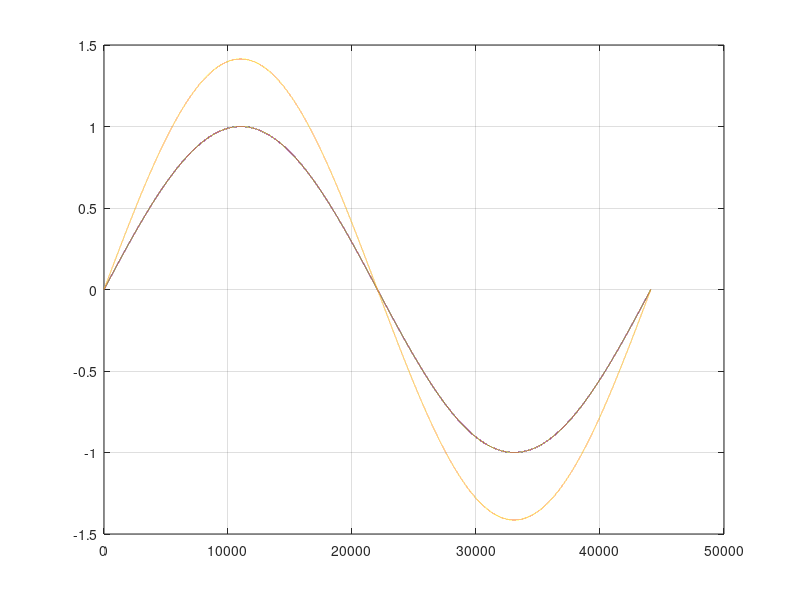

Source code (MATLAB):
clc , clear all , close all
%%
% Normalizacion RMS 
% se escala el volumen de la senal, d emanera que el rms de la sena de
% salida satisface ciertos criterios, d emanera que determinan el factor
% lineal de escalamiento de la senal de entrada

fs = 44100; Ts = 1 / fs ; tiempoSignal = 1 ; t = Ts : Ts : tiempoSignal;
t = t(:); frec = 1;

signal = sin(2 * pi * frec * t); plot(signal) ; grid on ; hold on ;


% calculo del rms (1)
sigCuad = signal .^2; 
meanSquareC = mean(sigCuad);
rootMeanSquare = sqrt(meanSquareC)


% encontrar en dB (2)

rootMeanSquaredB = 20 * log10(rootMeanSquare/1) %1 @ full scale

%%
% en la senal de salida
% obtener un rms deseado de acuerdo a una entrada en dB
fs = 44100; Ts = 1 / fs ; tiempoSignal = 1 ; t = Ts : Ts : tiempoSignal;
t = t(:); frec = 1;

signal = sin(2 * pi * frec * t); plot(signal) ; grid on ; hold on ;



% poner el nivel deseado en dB (4) y convertirlo a lineal
rDB = -6 ; r = 10 ^(rDB / 20);

% determinar el factor de escalamiento de la salida (5)
num = length(signal * r ^2 ); den = sum(signal.^2) ; a = sqrt ( (num) / (den) );
% escalar la amlitud dentrada (3)
out = signal * a;


% calculo del rms (1)
sigCuad = out .^2; 
meanSquareC = mean(sigCuad);
rootMeanSquare = sqrt(meanSquareC)


% encontrar en dB (2)
rootMeanSquaredB = 20 * log10(rootMeanSquare/1) %1 @ full scale

plot(out); 

% https://www.noisehelp.com/decibel-scale.html